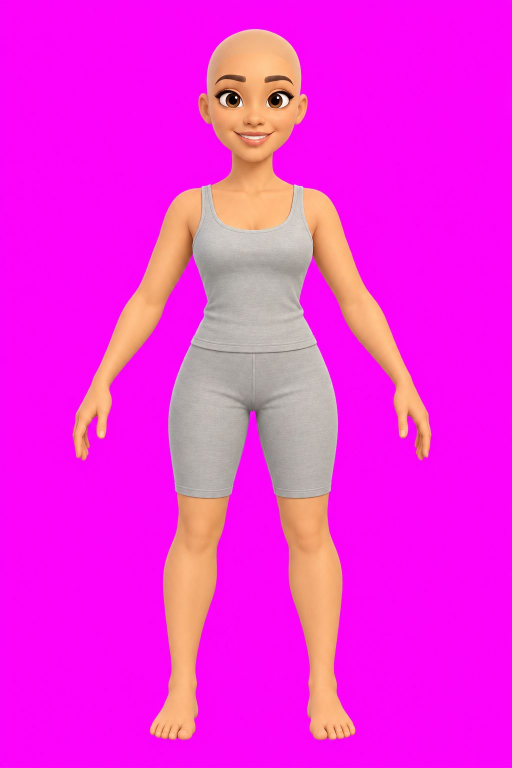
#> input picture Assets/CityHighways/Tools~/wardrobe_bases/base_f.jpg, 1024 x 1536 px (shown at 1/2 size)
$ python wardrobe_fix_hats.py wardrobe_bases/base_f.jpg wardrobe_bases/base_m.jpg
#> lines starting #> are read from the running program, lines starting #| are printed output that depends on the picture; after the words box and inside, x2 and y2 are one past the last pixel; in counts of white or black regions, pixels touching at a corner belong together
"""Чистка слоёв головных уборов (после wardrobe_extract.py).

Правка базы иногда задевала лицо: в слой шляпы попадали брови, глаза, полоска лба и контуры плеч (у цилиндра
даже глаза светлого тона). Здесь из слоя убирается всё, что совпадает с лысой базой (лицо, кожа), и мелкие
обрывки вдали от самой шляпы. У широкополой шляпки рваные дыры в полях (солому приняли за кожу) заделываются:
поля закрываются по контуру, пустоты дорисовываются соломой (inpaint), лицо остаётся открытым.

python3 wardrobe_fix_hats.py <base.jpg> <hat.png> [--brim] [--keep-skin]   # --keep-skin: шляпа сама цвета кожи (фетровая)
"""
import sys
import numpy as np
import cv2
from PIL import Image
from scipy import ndimage

W, H = 512, 768


def base_small(path):
#> called with path = 'wardrobe_bases/base_f.jpg'
    im = Image.open(path).convert("RGB").resize((W, H), Image.LANCZOS)
    return np.asarray(im).astype(np.float32)
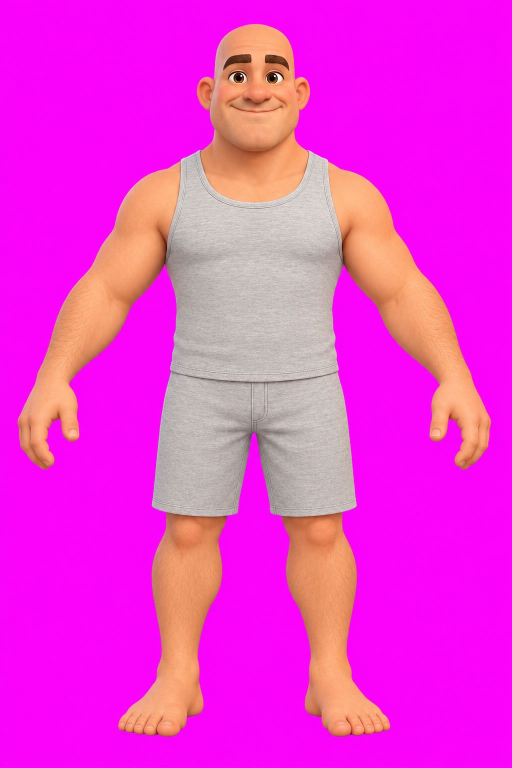
#> input picture Assets/CityHighways/Tools~/wardrobe_bases/base_m.jpg, 1024 x 1536 px (shown at 1/2 size)
#> in fix, `rgb, a = im[..., :3], im[..., 3].copy()`: a: shape (1536, 1024) float32; every value is 255


def skin_mask(img):
    hsv = np.asarray(Image.fromarray(img.astype(np.uint8)).convert("HSV")).astype(np.float32)
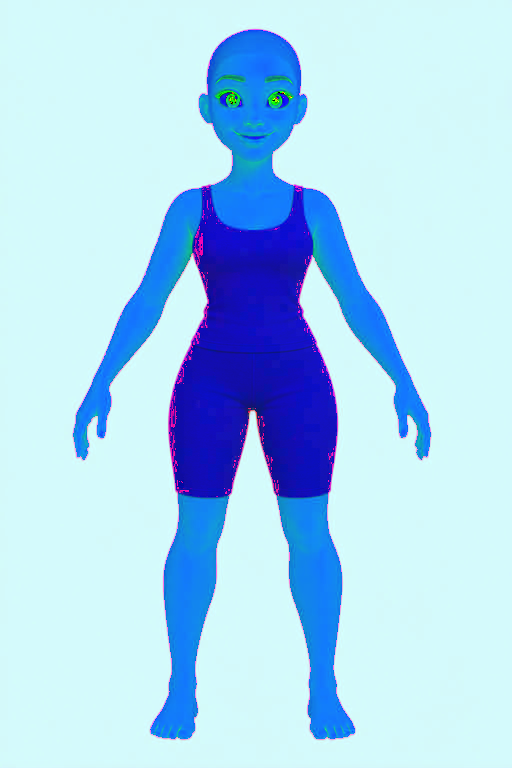
#> hsv: shape (768, 512, 3) float32; mean of channels 0, 1, 2 170.6, 211.9, 243.3; drawn as R, G, B
    h, s, v = hsv[..., 0] * 360.0 / 255.0, hsv[..., 1] / 255.0, hsv[..., 2] / 255.0
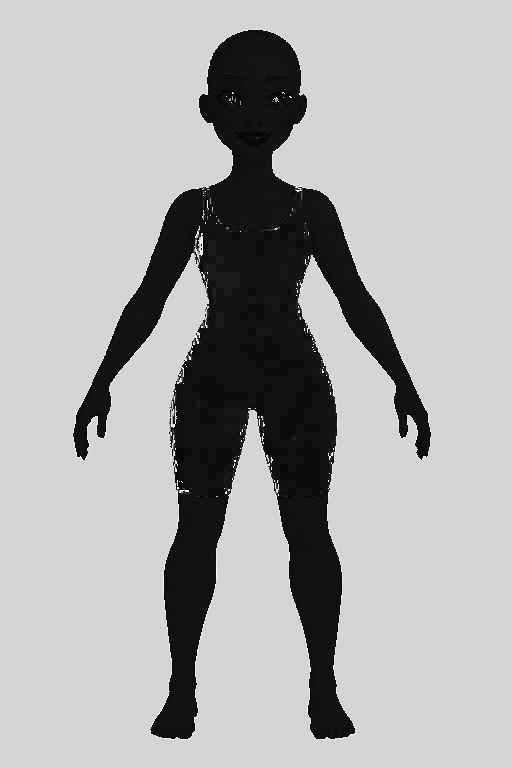
#> h: shape (768, 512) float32; min 0, max 358.6, mean 240.9; drawn with min black and max white
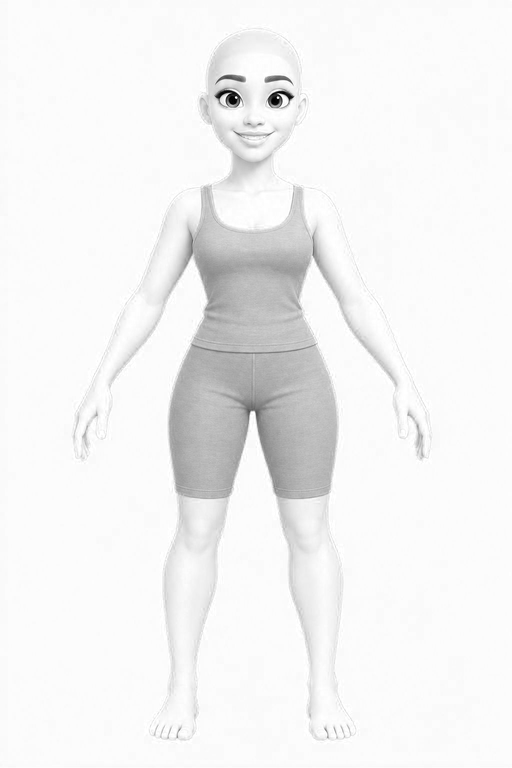
#> v: shape (768, 512) float32; min 0, max 1, mean 0.952
    return ((h < 50) | (h > 330)) & (s > 0.14) & (v > 0.22)
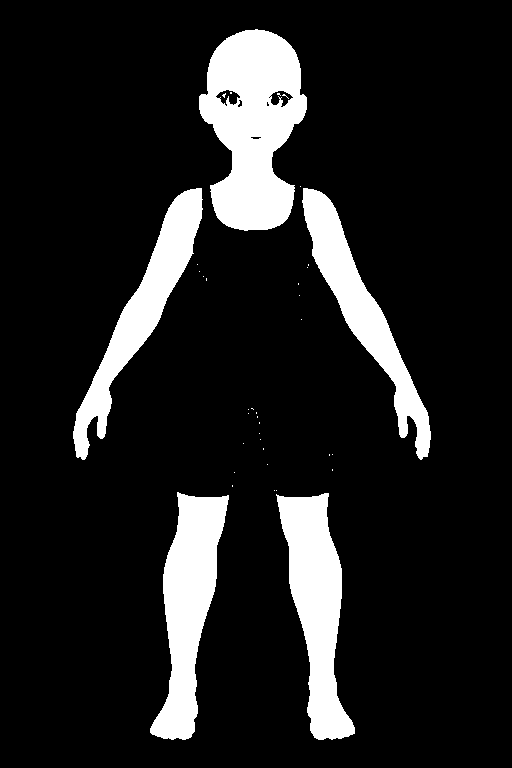
#> returned value: shape (768, 512) bool; 12.9% white; 37 white regions (32 under 20 px), largest, box (x1, y1, x2, y2) and area: (199, 29, 307, 231) 14535, (276, 493, 355, 740) 9807, (150, 492, 229, 740) 9789, (73, 188, 203, 460) 8321, (302, 188, 431, 460) 8146


def fix(base_path, hat_path, brim=False, keep_skin=False):
    base = base_small(base_path)
    im = np.asarray(Image.open(hat_path).convert("RGBA")).astype(np.float32)
    rgb, a = im[..., :3], im[..., 3].copy()
    # Голова базы: кожа и всё, что внутри её контура (брови, глаза, рот), в верхней трети кадра.
    skin = skin_mask(base)
    skin[int(H * 0.34):] = False
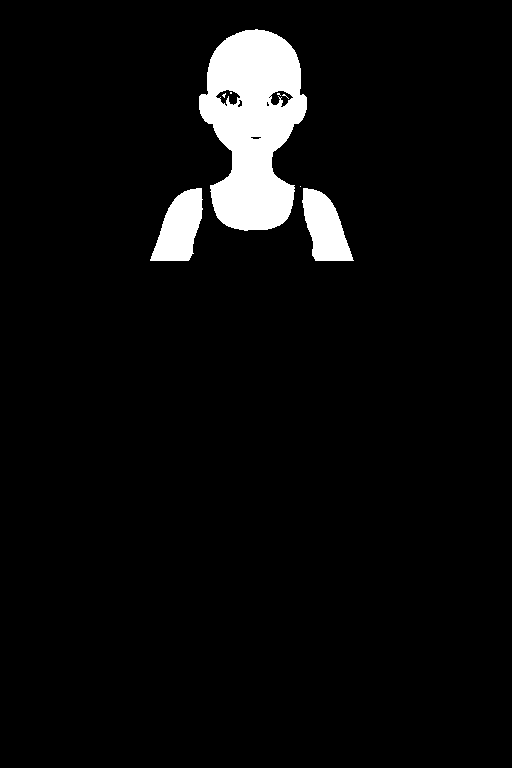
#> skin: shape (768, 512) bool; 4.9% white; 8 white regions (5 under 20 px), largest, box (x1, y1, x2, y2) and area: (199, 29, 307, 231) 14535, (150, 188, 203, 261) 2471, (302, 188, 354, 261) 2348
    head = ndimage.binary_fill_holes(ndimage.binary_closing(skin, iterations=6))
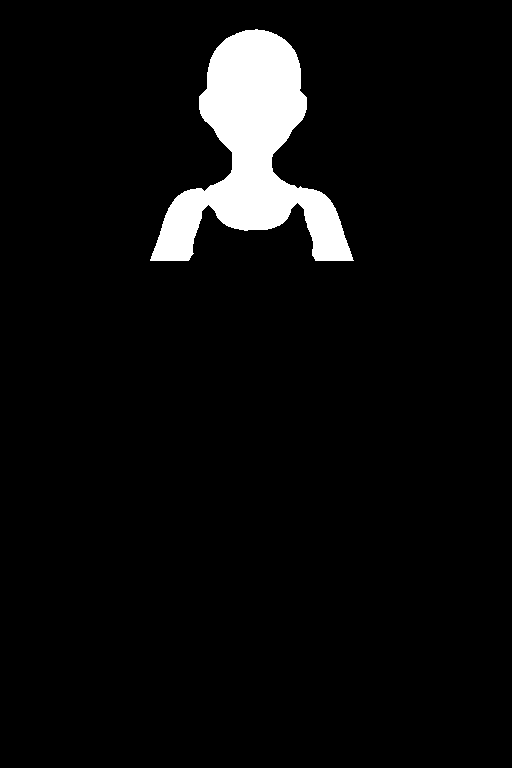
#> head: shape (768, 512) bool; 5.1% white; 1 white region, box (x1, y1, x2, y2) and area: (150, 29, 354, 261) 20231
    # Лицо — нижняя часть головы (ниже макушки): по нему и чистим.
    blur = lambda x: ndimage.uniform_filter(x, size=(3, 3, 1))
#> (the run stopped early here; a loop or call above may not have finished)
